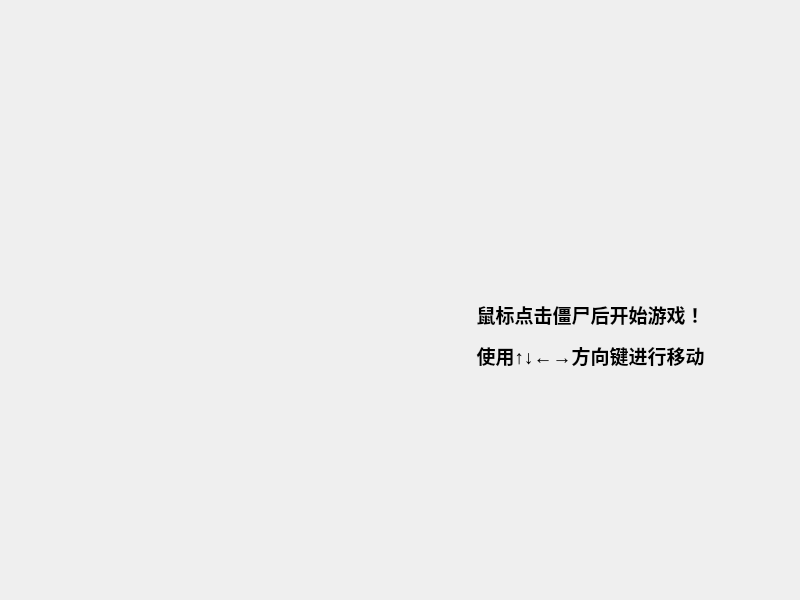
<?xml version="1.0" encoding="UTF-8"?>
<ui version="4.0">
 <class>Sokoban</class>
 <widget class="QWidget" name="Sokoban">
  <property name="geometry">
   <rect>
    <x>0</x>
    <y>0</y>
    <width>800</width>
    <height>600</height>
   </rect>
  </property>
  <property name="minimumSize">
   <size>
    <width>800</width>
    <height>600</height>
   </size>
  </property>
  <property name="maximumSize">
   <size>
    <width>800</width>
    <height>600</height>
   </size>
  </property>
  <property name="windowTitle">
   <string>植物大战僵尸mini</string>
  </property>
  <property name="windowIcon">
   <iconset resource="sucai.qrc">
    <normaloff>:/new/prefix1/imag/wtitle.png</normaloff>:/new/prefix1/imag/wtitle.png</iconset>
  </property>
  <widget class="QLabel" name="label">
   <property name="geometry">
    <rect>
     <x>440</x>
     <y>250</y>
     <width>311</width>
     <height>191</height>
    </rect>
   </property>
   <property name="text">
    <string/>
   </property>
   <property name="pixmap">
    <pixmap resource="sucai.qrc">:/new/prefix1/imag/answer.png</pixmap>
   </property>
  </widget>
  <widget class="QLabel" name="label_2">
   <property name="geometry">
    <rect>
     <x>430</x>
     <y>280</y>
     <width>321</width>
     <height>111</height>
    </rect>
   </property>
   <property name="text">
    <string>&lt;html&gt;&lt;head/&gt;&lt;body&gt;&lt;p align=&quot;center&quot;&gt;&lt;span style=&quot; font-size:14pt; font-weight:600;&quot;&gt;鼠标点击僵尸后开始游戏！&lt;/span&gt;&lt;/p&gt;&lt;p align=&quot;center&quot;&gt;&lt;span style=&quot; font-size:14pt; font-weight:600;&quot;&gt;使用↑↓←→方向键进行移动&lt;/span&gt;&lt;/p&gt;&lt;/body&gt;&lt;/html&gt;</string>
   </property>
  </widget>
 </widget>
 <resources>
  <include location="sucai.qrc"/>
 </resources>
 <connections/>
</ui>
